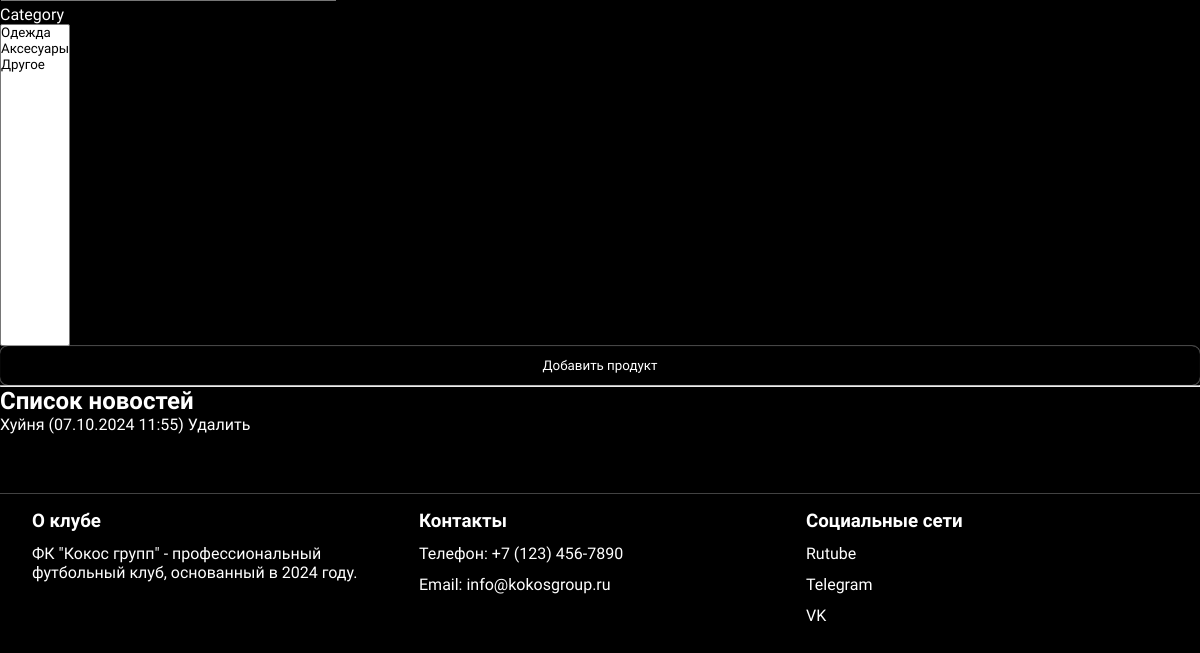
Page /admin (signed in, lower part) on the earlier database version.
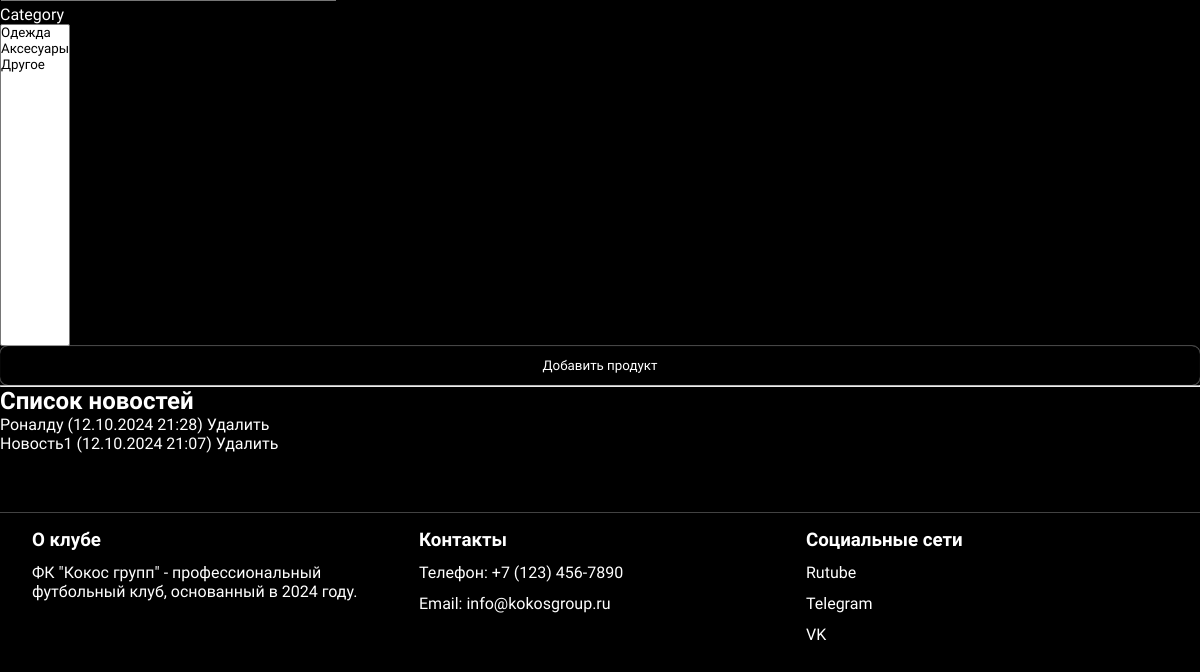
Same page on the later database version.
### tables this page shows
CREATE TABLE news (
    id INTEGER PRIMARY KEY AUTOINCREMENT,
    title TEXT NOT NULL,
    image_url TEXT NOT NULL,
    short_description TEXT NOT NULL,
    category TEXT NOT NULL,
    date TEXT NOT NULL,
    full_text TEXT NOT NULL,
    time INTEGER NOT NULL
);

### app.py (the view)
@app.route('/admin', methods=['GET', 'POST'])
@login_required
def admin():
    if not current_user.is_admin():
        abort(403)  # Доступ запрещен
    formNews = NewsForm()
    formProduct = ProductForm()
    if formNews.validate_on_submit():
        dbase.addNews(formNews.title.data, formNews.image_url.data, formNews.short_description.data, formNews.category.data, formNews.full_text.data)
        flash('Новость добавлена!', 'success')
        return redirect(url_for('admin'))
    if formProduct.validate_on_submit():
        dbase.addProduct(formProduct.title.data, formProduct.image_url.data, formProduct.info.data, formProduct.category.data)
        flash('Продукт добавлен!', 'success')
    news_list = dbase.getAllNews()
    return render_template('admin.html', formNews=formNews, news_list=news_list, formProduct=formProduct)

### app.py
class NewsForm(FlaskForm):
    title = StringField('Заголовок', validators=[validators.DataRequired(), validators.Length(min=5, max=100)])
    image_url = StringField('Ссылка на изображение', validators=[validators.DataRequired(), validators.Length(min=5, max=255)])
    short_description = TextAreaField('Краткое описание', validators=[validators.DataRequired(), validators.Length(min=10, max=255)])
    category = SelectField('Category', choices=[('team', 'Команда'),('matches', 'Матчи'),('store', 'Магазин'),('events', 'События')
    ], validators=[DataRequired()])
    full_text = TextAreaField('Полный текст', validators=[validators.DataRequired()])
    submit = SubmitField('Добавить новость')

class ProductForm(FlaskForm):
    title = StringField('Наименование', validators=[validators.DataRequired(), validators.Length(min=5, max=100)])
    image_url = StringField('Ссылка на изображение', validators=[validators.DataRequired(), validators.Length(min=5, max=255)])
    info = TextAreaField('Краткое описание', validators=[validators.DataRequired(), validators.Length(min=10, max=255)])
    category = SelectField('Category', choices=[('clothes', 'Одежда'),('accessories', 'Аксесуары'),('other', 'Другое')], validators=[DataRequired()])
    submit = SubmitField('Создать товар')

### DataBase.py (called while the page is built)
    def getUser(self, user_id):
        try:
            self.__cur.execute('SELECT * FROM users WHERE id = ? LIMIT 1', (user_id,))
            return self.__cur.fetchone()
        except sqlite3.Error as e:
            print(f'Ошибка получения пользователя: {str(e)}')
            return None

    def getAllNews(self):
        try:
            self.__cur.execute('SELECT * FROM news ORDER BY date DESC')
            res = self.__cur.fetchall()
            if not res:
                return []
            return res
        except sqlite3.Error as e:
            print('Ошибка получения всех новостей: ' + str(e))
        return False

### UserLogin.py (called while the page is built)
    def fromDB(self, user_id, db):
        self.__user = db.getUser(user_id)
        return self

    def is_admin(self):
        return self.__user['is_admin']

### app.py (called while the page is built)
@login_manager.user_loader
def load_user(user_id):
    return UserLogin().fromDB(user_id, dbase)

def connect_db():
    conn = sqlite3.connect(app.config['DATABASE'])
    conn.row_factory = sqlite3.Row
    return conn

def get_db():
    if not hasattr(g, 'link_db'):
        g.link_db = connect_db()
    return g.link_db

@app.before_request
def before_request():
    global dbase
    db = get_db()
    dbase = DataBase(db)

### templates/admin.html (shortened to what this page needs)
{% extends "base.html" %}
{% block content %}
<form method="POST" enctype="multipart/formProduct-data">
    <div>
        {{ formProduct.info.label }}<br>
    </div>
    <div>
        {{ formProduct.category.label }}<br>
        {{ formProduct.category(size=20) }}
    </div>
    <div>
        <input type="submit" value="Добавить продукт">
    </div>
</form>
<hr>
<h2>Список новостей</h2>
<ul>
    {% for news_item in news_list %}
    <li>
        {{ news_item.title }} ({{ news_item.date }})
        <a href="{{ url_for('delete_news', news_id=news_item.id) }}">Удалить</a>
    </li>
    {% endfor %}
</ul>
{% endblock %}

### templates/base.html (shortened to what this page needs)
<!DOCTYPE html>
<html lang="en">
<head>
    <link rel="stylesheet" href="../static/css/style.css">
</head>
<body>
    <main>
        {% block content %}{% endblock %}
    </main>
    <footer>
        <div class="footer-el">
            <h3>О клубе</h3>
            <p>ФК "Кокос групп" - профессиональный футбольный клуб, основанный в 2024 году.</p>
        </div>
        <div class="footer-el">
            <h3>Контакты    </h3>
            <p>Телефон: +7 (123) 456-7890</p>
            <p>Email: info@kokosgroup.ru</p>
        </div>
        <div class="footer-el">
            <h3>Социальные сети</h3>
            <a href="https://yandex.ru">Rutube</a>
            <a href="https://yandex.ru">Telegram</a>
            <a href="https://yandex.ru">VK</a>
        </div>
    </footer>
</body>
</html>

### static/css/style.css (style rules this page uses)
* { font-family: "Raleway", sans-serif; font-optical-sizing: auto; font-style: normal; font-variation-settings: "wdth" 100; padding: 0px; margin: 0px; outline: none; box-sizing: border-box; }
:root { --main-background: black; --accent: rgba(228, 12, 12, 0.4); --cool-shadow: 0 0 1px 0px rgba(255, 255, 255, 0.258) inset, 0 0 1px 0px rgba(255, 255, 255, 0.258); --cool-shadow-red: 0 0 1px 0px rgba(255, 255, 255, 0.258) inset, 0 0 1px 0px rgba(255, 255, 255, 0.258), , 0 8px 32px 0 rgba(223, 61, 61, 0.4); --cool-outline: 1px solid rgba(255, 255, 255, 0.258); }
body { color: white; background-color: black; font-family: Arial, sans-serif; overflow-x: hidden; min-height: 100dvh; max-width: 100dvw; }
a { transition: background-color 0.2s, scale 0.2s, outline 0.2s, box-shadow 0.2s; text-decoration: none; border-radius: 8px; }
a:link { color: inherit; }
form { display: flex; flex-direction: column; }
label, input { margin: 5px 0; }
main { min-height: calc(100dvh - 123px); }
footer { margin-top: 60px; display: grid; grid-template-columns: 1fr 1fr 1fr; justify-content: start; min-height: 200px; padding: 16px 32px; outline: var(--cool-outline); gap: 25px; }
.footer-el { display: flex; align-items: flex-start; justify-content: flex-start; flex-direction: column; gap: 12px; }
input { width: 100%; margin: 0px; padding: 12px 24px; background-color: transparent; border: none; border-radius: 8px; outline: var(--cool-outline); box-shadow: var(--cool-shadow); color: white; }

Differences in the rows shown:
removed news: title "Хуйня", date "07.10.2024 11:55"
added news: title "Роналду", date "12.10.2024 21:28"
added news: title "Новость1", date "12.10.2024 21:07"
